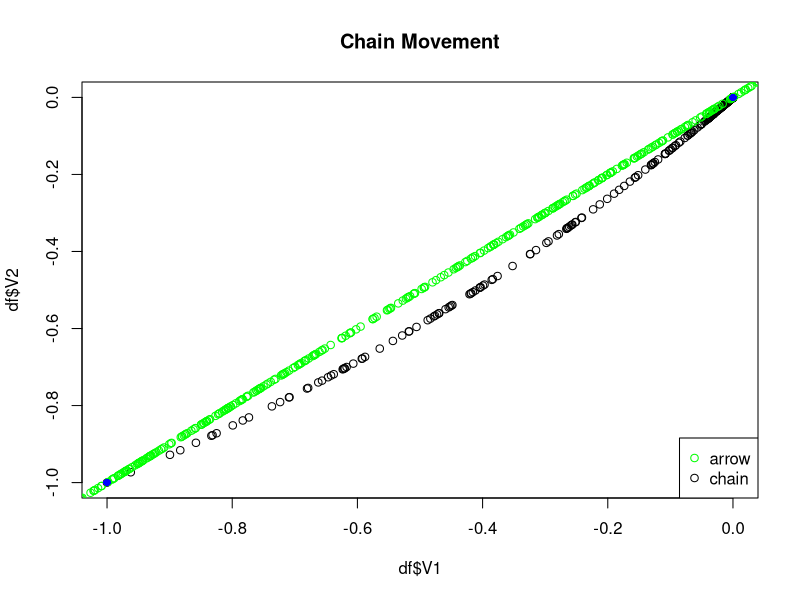
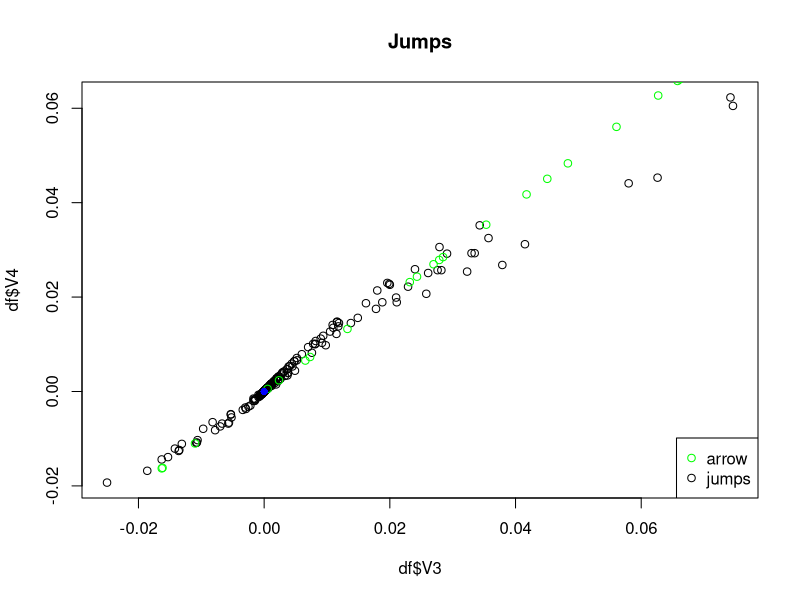
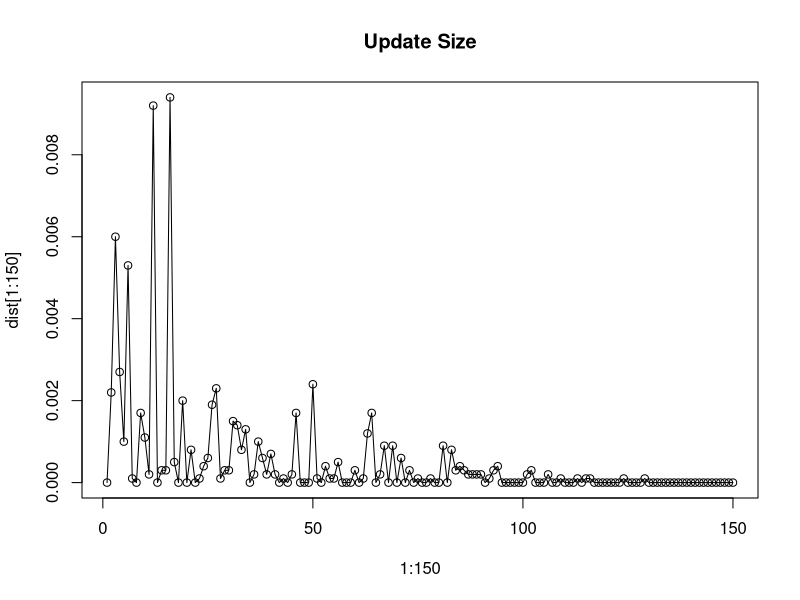

Here is the R script that generated these plots, in order:
#####################################
### Bivariate Truncated Distribution
####################################
###################################
#### Function to find projection
###################################
projection  = function(u)
{
  if(all(u[1] < 0, na.rm = TRUE) && all(u[2] < 0, na.rm = TRUE))
  {
    return(c(0,0))
  } else if (u[1]>0 & u[2]<0)
  {
    return(c(u[1],0))
  } else
  {
    return(c(0,u[2]))
  }
}

####################################
##### Shooting an arrow function
####################################
#u = (x,y): is current position
#c0 = (a,b): is projection from current position 
# v : random draw from standard gaussian distribution
arrow = function(u,c0,z)
{
  x = u[1]
  y = u[2]
  a = c0[1]
  b = c0[2]
  
  z1 = x + z*(x - a)
  z2 = y + z*(y - b)
  return(c(z1,z2))
}

# z = rnorm(1)
# a = 0 
# b = 0
# arrow(4,-5,z)
####################
### Augmented Drift
#################### 
aug_drift= function(x)
{
  x1 = x[1]
  x2 = x[2]
  
  if( x1>0 && x2>0)
  {
    return(-x)
  }
  else
  {
    return(c(-Inf, -Inf))
  }
}

#aug_drift(c(a,b))

########################
##Probability function
#######################
p = function(x,dt,v)
{
  mu = aug_drift(x) 
  temp = sqrt(pi*dt)*v*mu
  return(pnorm(temp/2)) 
}

#p(c(2,-3), 1e-2,z)

###############################################
### AugUBA2D : Truncated Bivariate Gaussian
################################################
AugUBA2d = function(x0,dt,N)
{
  #Initialize
  out = matrix(0 , nrow = N , ncol = 2)
  step = matrix(0 , nrow= N , ncol = 2)
  d = numeric(N)
  out[1, ] = x0
  step[1, ] = 0
  d[1] = 0
  for( i in 2:N)
  {
    x1=out[(i-1),1]
    x2= out[(i-1),2]
    print(c(x1,x2))
    
    U = runif(2)
    
    ##If point is inside the support, run UBA
    if(!is.na(x1) && x1 > 0 && !is.na(x2) && x2 > 0){
      print('Entering UBA')
      v = rnorm(n = 2 , mean = 0, sd = 1)
      prob = p(out[(i-1), ], dt = dt, v = v)
      b = ifelse(U <= prob, 1, -1)
    }else{ 
      ##Point is outside the support, run AugUBA
      print('Entering AugUBA')
      z = rnorm(n=1 , mean = 0 , sd =1)
      prob = p(out[(i-1), ], dt = dt , v= rep(z,2) )
      
      c0 = projection(out[(i-1), ]) #find projection
      v = arrow(out[(i-1), ], c0,z) #shoot the arrow
      
      # #Calculate the unit sized jump along the arrow
      m = (x2 - c0[2])/(x1 - c0[1])
      if(m == Inf || m == -Inf)
      {
        jump = c(0 , 1)
        #print('m is inf!')
      }else if(m == 0)
      {
        jump = c(1 ,0)
      }
      else{
        jump =  c(1/sqrt(1 + m^2), m/(1+ sqrt(m^2)))
      }
      
      b = ifelse(U<= prob , jump, -jump)
    }
    out[i , ] = out[(i-1) , ] + sqrt(2*dt)*b*v
    step[i, ] = sqrt(2*dt)*b*v
    d[i]= 2*dt*sum( (b*v)^2)
    
    print(i)
  } 
  
  rtn = cbind(out, step , d)
  return(rtn)
}

### Example 

foo_AugUBA = AugUBA2d(x0 = c(-1,-1) , dt = 1e-3, N = 1e4) 
df = data.frame(round(foo_AugUBA,4))
plot(df$V1 , df$V2 , main = 'Chain Movement')
##Plotting arrow 
out =  matrix(0 , nrow = 1000 , ncol = 2)
a = 0 
b = 0
A = c(-1,-1) 
z = rnorm(1000)
for( i in 1: 1000)
{
  out[i, ] = arrow(A , c(a,b), z[i])
}
points(out[ , 1] , out[ ,2], col = 'green')
points(-1 ,-1 , col = 'blue' , pch = 16)
points(0,0, col = 'blue', pch = 16)
legend('bottomright' , legend = c('arrow' , 'chain') , 
       col = c('green' , 'black') , pch =1)



plot(df$V3 , df$V4 , main = 'Jumps' )
out =  matrix(0 , nrow = 1000 , ncol = 2)
a = 0 
b = 0
A = c(-1,-1) 
z = rnorm(1000)
for( i in 1: 1000)
{
  out[i, ] = arrow(A , c(a,b), z[i])
}
points(out[ , 1] , out[ ,2], col = 'green')
points(-1 ,-1 , col = 'blue' , pch = 16)
points(0,0, col = 'blue', pch = 16)
legend('bottomright' , legend = c('arrow' , 'jumps') , 
       col = c('green' , 'black') , pch =1)

dist = df$d 

plot( 1:150 , dist[1:150] , type = 'o' , main = 'Update Size')














#####################
# 
# plot(df$X3, df$X4 , type = 'l', col = 'red')
# plot(1:1e3,df$X3 , type = 'l')
# lines(1:1e3 , df$X1 , col = 'red')
# plot(1:1e3,df$X4 , type = 'l')
# lines(1:1e3 , df$X2 , col = 'blue')
# ts.plot(df$X4)
# abline(h = mean(df$X3), col = 'red')
# abline(h = 0 , col = 'grey')
# 
# df.clean = df[df$X1 > 0 & df$X2 > 0, ]
# correct= nrow(df.clean)
# ratio = 1 - (correct/1e3)
# ratio
# plot(df.clean$X1,df.clean$X2 , main = ratio)
# ts.plot(df.clean$X1)
# plot.ts(df.clean$X2)
#######################

##When in 3rd quadrant works fine 
##almost reaches the support
##but does not enter it.




